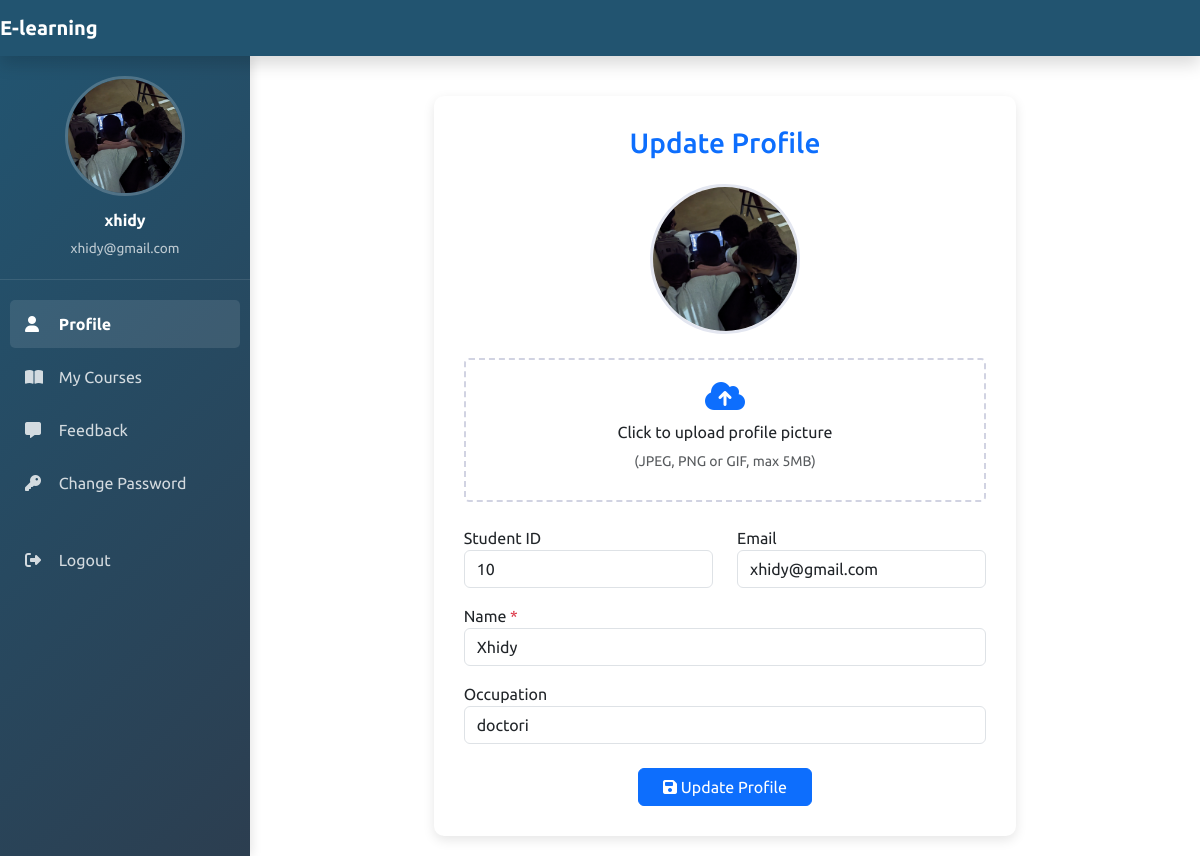
Screenshot of /student/studentProfile.php (signed in) with the database file from the repository.
### tables this page shows
CREATE TABLE `student` (
  `stud_id` int(11) NOT NULL,
  `studname` varchar(255) NOT NULL,
  `studreg` varchar(255) DEFAULT NULL,
  `stuemail` varchar(255) NOT NULL,
  `stupass` varchar(255) NOT NULL,
  `stu_occ` text DEFAULT NULL,
  `stu_img` text DEFAULT NULL
);

### student/studentProfile.php (the view, shortened to what this page needs)
<?php
include('./stuInclude/header.php');
include_once(__DIR__ . '/../dbconnection.php');
$stuemail = $_SESSION['stuemail'];
if (!$conn) {
    $passmsg = '<div class="alert alert-danger col-sm-6 ml-5 mt-2">Database connection failed: ' . mysqli_connect_error() . '</div>';
} else {
    $sql = "SELECT * FROM student WHERE stuemail = ?";
    $stmt = $conn->prepare($sql);
    $stmt->bind_param("s", $stuemail);
    $stmt->execute();
    $result = $stmt->get_result();
    if ($result->num_rows == 1) {
        $row = $result->fetch_assoc();
        $stud_id = $row["stud_id"];
        $studname = $row["studname"];
        $stu_occ = $row["stu_occ"];
        $stu_img = $row["stu_img"];
    } else {
        $passmsg = '<div class="alert alert-danger col-sm-6 ml-5 mt-2">Student not found</div>';
    }
}
?>
<div class="container">
    <div class="row justify-content-center">
        <div class="col-lg-8">
            <form action="<?php echo htmlspecialchars($_SERVER['PHP_SELF']); ?>" class="profile-form" method="POST" enctype="multipart/form-data">
                <h3 class="mb-4 text-center text-primary">Update Profile</h3>
                <div class="text-center mb-4">
                    <?php if (!empty($stu_img)): ?>
                        <img src="<?php echo htmlspecialchars($stu_img); ?>" class="profile-picture-preview" id="imagePreview" alt="Profile Picture">
                    <?php else: ?>
                        <img src="../image/default-profile.jpg" class="profile-picture-preview" id="imagePreview" alt="Default Profile Picture">
                    <?php endif; ?>
                </div>
                <div class="upload-area mb-4">
                    <label for="stu_img" class="d-block mb-2">
                        <i class="fas fa-cloud-upload-alt fa-2x text-primary mb-2"></i>
                        <p class="mb-1">Click to upload profile picture</p>
                        <small class="text-muted">(JPEG, PNG or GIF, max 5MB)</small>
                    </label>
                </div>
                <div class="row">
                    <div class="col-md-6">
                        <div class="form-group mb-3">
                            <label for="stuId">Student ID</label>
                            <input type="text" class="form-control" id="stuId" value="<?php echo htmlspecialchars($stud_id ?? ''); ?>" readonly>
                        </div>
                    </div>
                    <div class="col-md-6">
                        <div class="form-group mb-3">
                            <label for="stuemail">Email</label>
                            <input type="email" class="form-control" id="stuemail" value="<?php echo htmlspecialchars($stuemail ?? ''); ?>" readonly>
                        </div>
                    </div>
                </div>
                <div class="form-group mb-3">
                    <label for="studname">Name <span class="text-danger">*</span></label>
                    <input type="text" class="form-control" id="studname" name="studname" value="<?php echo htmlspecialchars($studname ?? ''); ?>" required>
                </div>
                <div class="form-group mb-4">
                    <label for="stu_occ">Occupation</label>
                    <input type="text" class="form-control" id="stu_occ" name="stu_occ" value="<?php echo htmlspecialchars($stu_occ ?? ''); ?>">
                </div>
                <div class="text-center">
                    <button type="submit" class="btn btn-primary px-4" name="updateStuNameBtn">
                        <i class="fas fa-save mr-2"></i> Update Profile
                    </button>
                </div>
            </form>
        </div>
                    </main>
<?php
include('./stuInclude/footer.php');
?>

### student/stuInclude/header.php (shortened to what this page needs)
<?php
$include_success = include_once(__DIR__ . '/../../dbconnection.php');
if (!$include_success) {
    error_log("Failed to include dbconnection.php in header.php");
    $stu_img = '/Online learning system/image/default.jpg';
} else {
    if (isset($_SESSION['is_login']) && isset($_SESSION['stuemail']) && isset($conn)) {
        $stuemail = $_SESSION['stuemail'];
        $sql = "SELECT stu_img FROM student WHERE stuemail = ?";
        $stmt = $conn->prepare($sql);
        if ($stmt) {
            $stmt->bind_param("s", $stuemail);
            $stmt->execute();
            $result = $stmt->get_result();
            if ($result->num_rows > 0) {
                $row = $result->fetch_assoc();
                $stu_img = $row['stu_img'] ?: '/Online learning system/image/default.jpg';
            } else {
                $stu_img = '/Online learning system/image/default.jpg';
                error_log("No student found for $stuemail");
            }
        } else {
            error_log("Failed to prepare SQL statement in header.php: " . $conn->error);
            $stu_img = '/Online learning system/image/default.jpg';
        }
    } else {
        $stu_img = '/Online learning system/image/default.jpg';
        error_log("Session or connection not set: is_login=" . (isset($_SESSION['is_login']) ? 'true' : 'false') . ", stuemail=" . (isset($_SESSION['stuemail']) ? $_SESSION['stuemail'] : 'unset') . ", conn=" . (isset($conn) ? 'set' : 'unset'));
    }
}
?>
<!DOCTYPE html>
<html lang="en">
<head>
    <link href="https://cdn.jsdelivr.net/npm/bootstrap@5.3.0/dist/css/bootstrap.min.css" rel="stylesheet">
    <link href="https://cdnjs.cloudflare.com/ajax/libs/font-awesome/6.0.0/css/all.min.css" rel="stylesheet">
    <link rel="stylesheet" href="https://cdnjs.cloudflare.com/ajax/libs/font-awesome/6.4.0/css/all.min.css">
</head>
<body>
    <nav class="navbar navbar-dark fixed-top flex-md-nowrap p-0 shadow">
        <a class="navbar-brand mx-auto mx-lg-0" href="studentProfile.php">E-learning</a>
    </nav>
    <nav class="sidebar" id="sidebar">
        <div class="sidebar-sticky">
            <div class="profile-section">
                <img src="<?php echo htmlspecialchars($stu_img); ?>" alt="Student Image" class="profile-img">
                <?php if (isset($_SESSION['stuemail'])): ?>
                    <h6 class="profile-name"><?php echo htmlspecialchars(explode('@', $_SESSION['stuemail'])[0]); ?></h6>
                    <small class="profile-email"><?php echo htmlspecialchars($_SESSION['stuemail']); ?></small>
                <?php endif; ?>
            </div>
            <ul class="nav flex-column">
                <li class="nav-item">
                    <a class="nav-link <?php echo (basename($_SERVER['PHP_SELF']) == 'studentProfile.php') ? 'active' : ''; ?>"
                    href="studentProfile.php">
                        <i class="fas fa-user"></i> Profile
                    </a>
                </li>
                <li class="nav-item">
                    <a class="nav-link <?php echo (basename($_SERVER['PHP_SELF']) == 'myCourse.php') ? 'active' : ''; ?>"
                    href="myCourse.php">
                        <i class="fas fa-book-open"></i> My Courses
                    </a>
                </li>
                <li class="nav-item">
                    <a class="nav-link <?php echo (basename($_SERVER['PHP_SELF']) == 'stufeedback.php') ? 'active' : ''; ?>"
                    href="stufeedback.php">
                        <i class="fas fa-comment-alt"></i> Feedback
                    </a>
                </li>
                <li class="nav-item">
                    <a class="nav-link <?php echo (basename($_SERVER['PHP_SELF']) == 'studentChangePass.php') ? 'active' : ''; ?>"
                    href="studentChangePass.php">
                        <i class="fas fa-key"></i> Change Password
                    </a>
                </li>
                <li class="nav-item mt-4">
                    <a class="nav-link text-danger" href="../logout.php">
                        <i class="fas fa-sign-out-alt"></i> Logout
                    </a>
                </li>
            </ul>
        </div>
    </nav>
            <main class="main-content" id="mainContent">

### student/stuInclude/header.php (style rules this page uses)
:root { --sidebar-width: 250px; --topbar-height: 56px; --primary-color: #225470; --secondary-color: #2c3e50; }
body { font-family: 'Ubuntu', sans-serif; padding-top: var(--topbar-height); }
.navbar { background-color: var(--primary-color) !important; height: var(--topbar-height); box-shadow: 0 2px 10px rgba(0, 0, 0, 0.1); z-index: 1030; }
.navbar-brand { font-weight: 600; }
.sidebar { background: linear-gradient(135deg, var(--primary-color) 0%, var(--secondary-color) 100%); width: var(--sidebar-width); position: fixed; top: var(--topbar-height); left: 0; bottom: 0; z-index: 1020; overflow-y: auto; transition: transform 0.3s ease; box-shadow: 2px 0 10px rgba(0, 0, 0, 0.1); }
.sidebar-sticky { padding: 20px 0; }
.profile-section { text-align: center; padding: 0 15px 20px; border-bottom: 1px solid rgba(255, 255, 255, 0.1); margin-bottom: 20px; }
.profile-img { width: 120px; height: 120px; border-radius: 50%; object-fit: cover; border: 3px solid rgba(255, 255, 255, 0.2); margin: 0 auto 15px; }
.profile-name { color: white; font-weight: 600; margin-bottom: 5px; }
.profile-email { color: rgba(255, 255, 255, 0.7); font-size: 0.85rem; }
.nav-item { margin-bottom: 5px; }
.nav-link { color: rgba(255, 255, 255, 0.8) !important; border-radius: 5px; padding: 12px 15px !important; margin: 0 10px; transition: all 0.3s; }
.nav-link:hover, .nav-link.active { background: rgba(255, 255, 255, 0.1) !important; color: white !important; }
.nav-link.active { font-weight: 600; }
.nav-link i { margin-right: 10px; width: 20px; }
.main-content { margin-left: var(--sidebar-width); padding: 20px; min-height: calc(100vh - var(--topbar-height)); transition: margin 0.3s ease; }
.profile-form { background-color: #ffffff; border-radius: 10px; box-shadow: 0 4px 12px rgba(0, 0, 0, 0.1); padding: 30px; margin-top: 20px; max-width: 800px; }
.profile-picture-preview { width: 150px; height: 150px; border-radius: 50%; object-fit: cover; border: 3px solid #e3e6f0; }
.upload-area { border: 2px dashed #d1d3e2; border-radius: 5px; padding: 20px; text-align: center; cursor: pointer; transition: all 0.3s; }

### rows the page displays
student: stu_img (picture), stud_id "10", studname "Xhidy", stu_occ "doctori"

### other values shown
explode('@', $_SESSION['stuemail'])[0] "xhidy"
$_SESSION['stuemail'] "xhidy@gmail.com"
